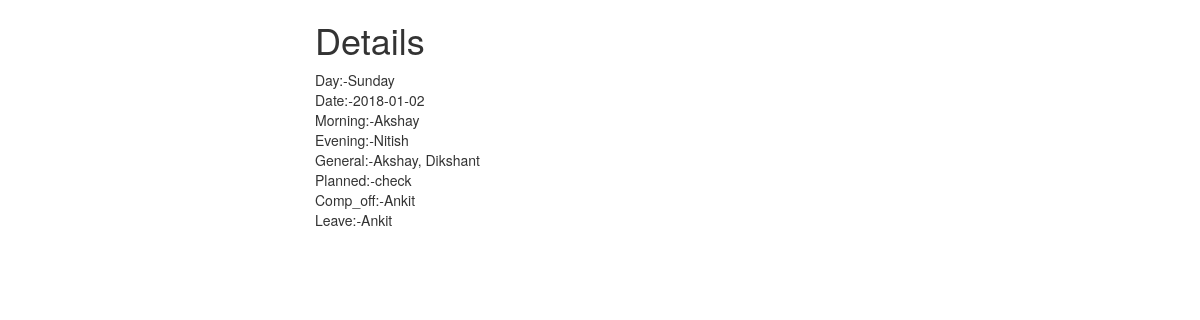
Screenshot of /shifts/2/ with the database file from the repository.
### shifts/models.py (models this page shows, shortened)
class shifts(models.Model):
    days = (
        ('Sunday', 'Sunday'),
        ('Monday', 'Monday'),
        ('Tuesday', 'Tuesday'),
        ('Wednesday', 'Wednesday'),
        ('Thursday', 'Thursday'),
        ('Friday', 'Friday'),
        ('Saturday', 'Saturday'),
    )
    names = (
        ('Akshay', 'Akshay'),
        ('Ankit', 'Ankit'),
        ('Dikshant', 'Dikshant'),
        ('Nitish', 'Nitish'),
        ('Priyanka', 'Priyanka')
    )
    date = models.CharField(max_length=40)
    Day = MultiSelectField(choices=days,null=True,blank=True,max_choices=1)
    Morning = MultiSelectField(choices=names, null=True, blank=True,max_choices=1)
    Evening = MultiSelectField(choices=names, null=True, blank=True,max_choices=1)
    General = MultiSelectField(choices=names, null=True, blank=True)
    Planned = models.TextField(max_length=50, null=True, blank=True)
    Comp_off = MultiSelectField(choices=names, null=True, blank=True)
    Leave = MultiSelectField(choices=names, null=True, blank=True)

### shifts/views.py (the view)
# urls.py: url(r'^(?P<id>\d+)/$',shift_detail,name='detail'),
def shift_detail(request,id=None): #retrieve
    instance = get_object_or_404(shifts, id=id)
    context = {
        "date": instance.date,
        "instance": instance,
    }
    return render(request,"shift_details.html",context)

### templates/shift_details.html (shortened to what this page needs)
{% load staticfiles %}
<html lang="en" xmlns="http://www.w3.org/1999/html">
  <head>
      <link href="{% static 'css/bootstrap.min.css' %}" rel="stylesheet">
      <div class='col-sm-6 col-sm-offset-3'>
<h1> Details </h1>
<body>
    Day:-{{instance.Day}}<br/>
    Date:-{{instance.date}}<br/>
    Morning:-{{instance.Morning}}<br/>
    Evening:-{{instance.Evening}}<br/>
    General:-{{instance.General}}<br/>
    Planned:-{{instance.Planned}}<br/>
    Comp_off:-{{instance.Comp_off}}<br/>
    Leave:-{{instance.Leave}}<br/>
  </body>
</div>
</body>
</html>

### rows the page displays
shifts: Day "Sunday", date "2018-01-02", Morning "Akshay", Evening "Nitish", General "Akshay, Dikshant", Planned "check", Comp_off "Ankit", Leave "Ankit"
